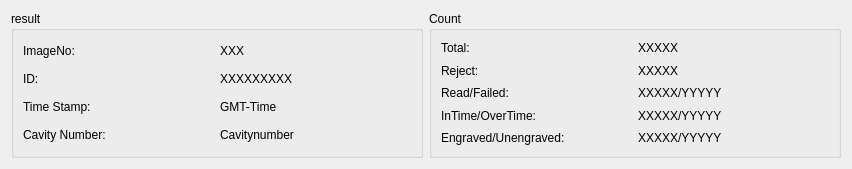
<?xml version="1.0" encoding="UTF-8"?>
<ui version="4.0">
 <class>uiOperInfo</class>
 <widget class="QWidget" name="uiOperInfo">
  <property name="geometry">
   <rect>
    <x>0</x>
    <y>0</y>
    <width>852</width>
    <height>169</height>
   </rect>
  </property>
  <property name="windowTitle">
   <string>Form</string>
  </property>
  <layout class="QHBoxLayout" name="horizontalLayout">
   <item>
    <widget class="QGroupBox" name="gbxResult">
     <property name="sizePolicy">
      <sizepolicy hsizetype="Preferred" vsizetype="Minimum">
       <horstretch>0</horstretch>
       <verstretch>0</verstretch>
      </sizepolicy>
     </property>
     <property name="title">
      <string>result</string>
     </property>
     <layout class="QGridLayout" name="gridLayout_2">
      <item row="0" column="0">
       <widget class="QLabel" name="label_8">
        <property name="text">
         <string>ImageNo:</string>
        </property>
       </widget>
      </item>
      <item row="3" column="1">
       <widget class="QLabel" name="lRelsultTimeStamp">
        <property name="text">
         <string>GMT-Time</string>
        </property>
       </widget>
      </item>
      <item row="1" column="0">
       <widget class="QLabel" name="label_7">
        <property name="text">
         <string>ID:</string>
        </property>
       </widget>
      </item>
      <item row="0" column="1">
       <widget class="QLabel" name="lRelsultImgNO">
        <property name="text">
         <string>XXX</string>
        </property>
       </widget>
      </item>
      <item row="3" column="0">
       <widget class="QLabel" name="label_11">
        <property name="text">
         <string>Time Stamp:</string>
        </property>
       </widget>
      </item>
      <item row="1" column="1">
       <widget class="QLabel" name="lRelsultID">
        <property name="text">
         <string>XXXXXXXXX</string>
        </property>
       </widget>
      </item>
      <item row="4" column="0">
       <widget class="QLabel" name="label_12">
        <property name="text">
         <string>Cavity Number:</string>
        </property>
       </widget>
      </item>
      <item row="4" column="1">
       <widget class="QLabel" name="lRelsultCavity">
        <property name="text">
         <string>Cavitynumber</string>
        </property>
       </widget>
      </item>
     </layout>
    </widget>
   </item>
   <item>
    <widget class="QGroupBox" name="gbxCount">
     <property name="sizePolicy">
      <sizepolicy hsizetype="Minimum" vsizetype="Preferred">
       <horstretch>0</horstretch>
       <verstretch>0</verstretch>
      </sizepolicy>
     </property>
     <property name="title">
      <string>Count</string>
     </property>
     <layout class="QGridLayout" name="gridLayout_3">
      <item row="3" column="1">
       <widget class="QLabel" name="lCountInTime">
        <property name="text">
         <string>XXXXX/YYYYY</string>
        </property>
       </widget>
      </item>
      <item row="3" column="0">
       <widget class="QLabel" name="label_15">
        <property name="text">
         <string>InTime/OverTime:</string>
        </property>
       </widget>
      </item>
      <item row="1" column="0">
       <widget class="QLabel" name="label_16">
        <property name="text">
         <string>Reject:</string>
        </property>
       </widget>
      </item>
      <item row="4" column="1">
       <widget class="QLabel" name="lCountEngraved">
        <property name="text">
         <string>XXXXX/YYYYY</string>
        </property>
       </widget>
      </item>
      <item row="4" column="0">
       <widget class="QLabel" name="label_21">
        <property name="text">
         <string>Engraved/Unengraved:</string>
        </property>
       </widget>
      </item>
      <item row="0" column="0">
       <widget class="QLabel" name="label_14">
        <property name="text">
         <string>Total:</string>
        </property>
       </widget>
      </item>
      <item row="2" column="0">
       <widget class="QLabel" name="label_13">
        <property name="text">
         <string>Read/Failed:</string>
        </property>
       </widget>
      </item>
      <item row="0" column="1">
       <widget class="QLabel" name="lCountTotal">
        <property name="text">
         <string>XXXXX</string>
        </property>
       </widget>
      </item>
      <item row="2" column="1">
       <widget class="QLabel" name="lCountRead">
        <property name="text">
         <string>XXXXX/YYYYY</string>
        </property>
       </widget>
      </item>
      <item row="1" column="1">
       <widget class="QLabel" name="lCountReject">
        <property name="text">
         <string>XXXXX</string>
        </property>
       </widget>
      </item>
     </layout>
    </widget>
   </item>
  </layout>
 </widget>
 <resources/>
 <connections/>
</ui>
